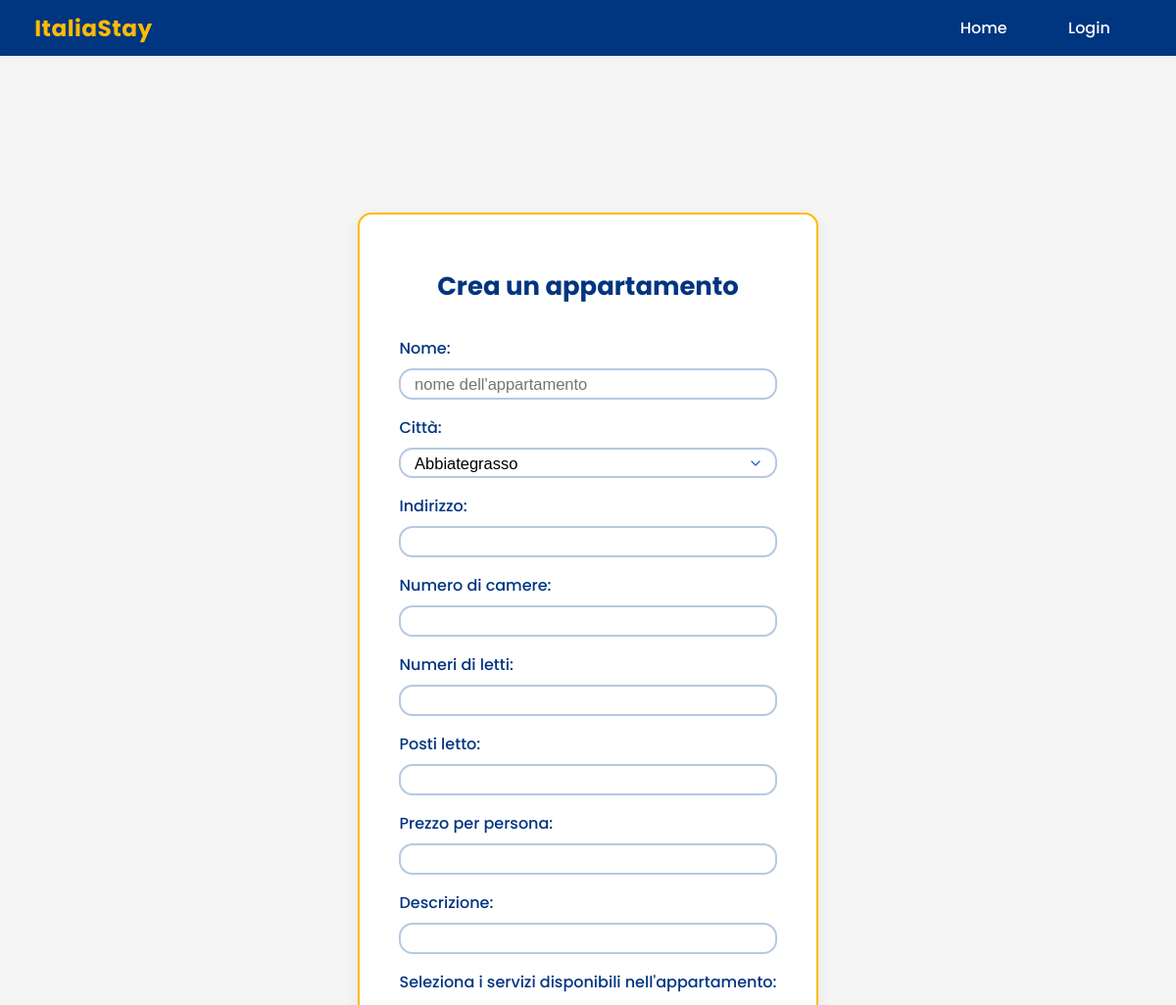
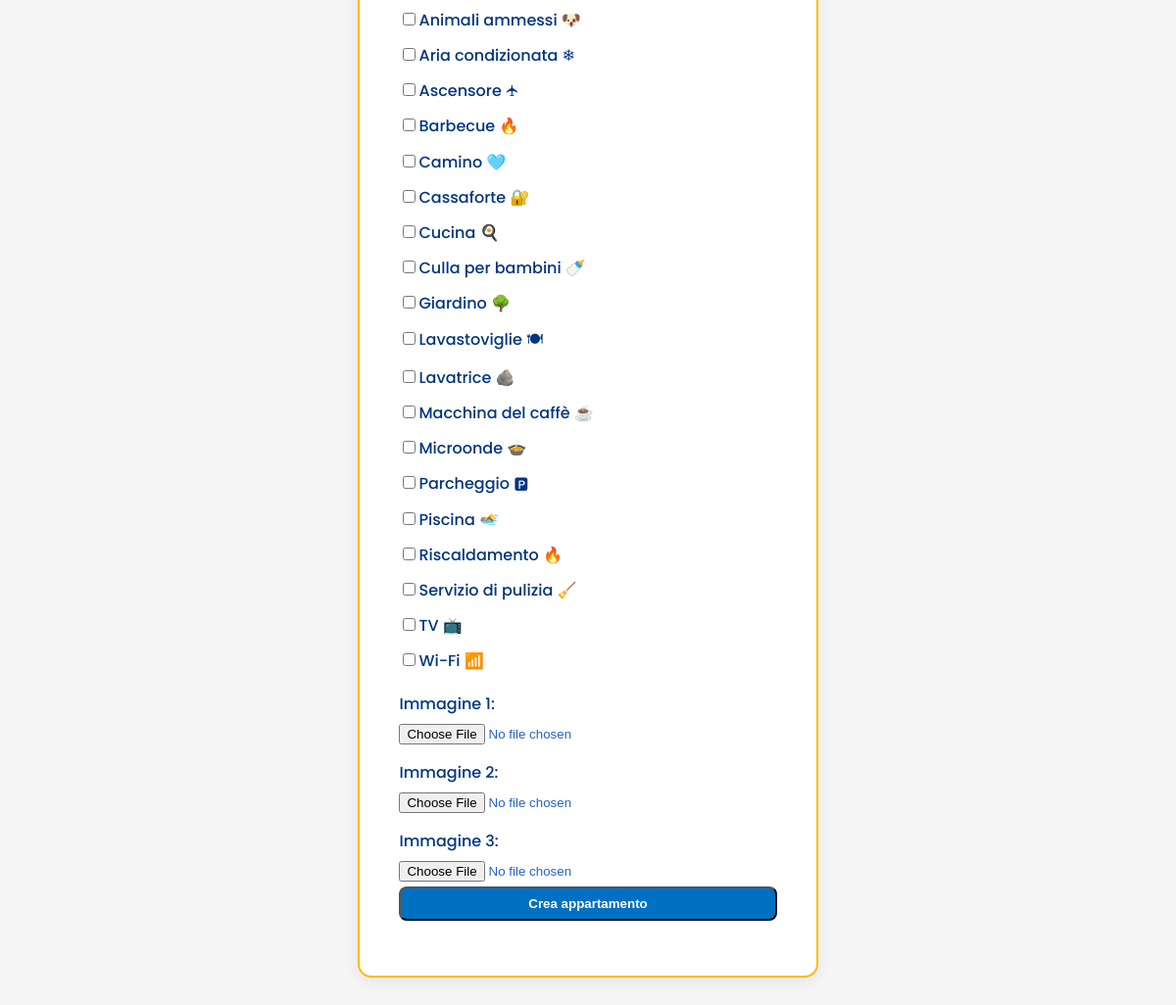
The page /addApartmentForm.php on the database its author committed (2 pictures, top to bottom).
### tables this page shows
CREATE TABLE `servizi` (
  `nome` varchar(50) NOT NULL,
  `simbolo` varchar(10) NOT NULL
);

### addApartmentForm.php (the view, shortened to what this page needs)
<!DOCTYPE html>
<html lang="it">
<head>
    <link rel="stylesheet" href="styles.css">
</head>
<body>
    <header>
        <nav>
            <div class="navbar-container">
                <a href="index.php" class="site-name">ItaliaStay</a>
                <ul>
                    <?php
                        if(isset($_SESSION["username"])){
                            echo "<li><a href='index.php'>Home</a></li>";
                            echo "<li><a href='account.php'>Profilo</a></li>";
                            echo "<li><a href='logout.php'>Logout</a></li>";
                        }
                        else{
                            echo "<li><a href='index.php'>Home</a></li>";
                            echo "<li><a href='login.php'>Login</a></li>";
                        }
                    ?>
                </ul>
            </div>
        </nav>
    </header>
    <div class="centered-form-container">
        <form action="addApartment.php" method="post" enctype="multipart/form-data" class="profile-card">
            <div class="profile-info">
                <h2>Crea un appartamento</h2>
                <label for="nome">Nome:</label>
                <input type="text" name="nome" id="nome" placeholder="nome dell'appartamento" required>
                    <label for="citta">Città:</label>
                    <select name="citta" id="citta" required>
                        <?php
                            $nomeDatabase = "my_enricoghezzo";
                            $nomeUtenteDB = "root";
                            $passwordDB = "";
                            $conn = new mysqli("localhost", $nomeUtenteDB, $passwordDB, $nomeDatabase);
                            $mysqli = $conn->prepare("SELECT nome FROM citta");
                            $mysqli->execute();
                            $result = $mysqli->get_result();
                            while($row = $result->fetch_assoc()){
                                echo "<option value='{$row["nome"]}'> {$row["nome"]} ";
                            }
                        ?>
                    </select>
                <label for="indirizzo">Indirizzo:</label>
                <input type="text" name="indirizzo" id="indirizzo" required>
                <label for="numero_camere">Numero di camere:</label>
                <input type="number" name="numero_camere" id="numero_camere" required>
                <label for="numero_letti">Numeri di letti:</label>
                <input type="number" name="numero_letti" id="numero_letti" required>
                <label for="posti_letto">Posti letto:</label>
                <input type="number" name="posti_letto" id="posti_letto" required>
                <label for="prezzo">Prezzo per persona:</label>
                <input type="number" name="prezzo" id="prezzo" required>
                <label for="descrizione">Descrizione:</label>
                <input type="text" name="descrizione" id="descrizione" required>
                <label for="servizi">Seleziona i servizi disponibili nell'appartamento:</label>
                <div class="services-container">
                    <?php
                        $mysqli = $conn->prepare("SELECT * FROM servizi");
                        $mysqli->execute();
                        $result = $mysqli->get_result();
                        while($row = $result->fetch_assoc()){
                            echo "<label class='service-item'>";
                            echo "<input type='checkbox' name='servizi[]' value='{$row["nome"]}' id='servizio_{$row["nome"]}'>";
                            echo "<span>{$row["nome"]} {$row["simbolo"]}</span>";
                            echo "</label>";
                        }
                    ?>
                </div>
                <label for="immagine1">Immagine 1:</label>
                <input type="file" name="immagine1" id="immagine1" required>
                <label for="immagine2">Immagine 2:</label>
                <input type="file" name="immagine2" id="immagine2">
                <label for="immagine3">Immagine 3:</label>
                <input type="file" name="immagine3" id="immagine3">
                <input type="submit" value="Crea appartamento" class="btn-primary">
            </div>
        </form>
    </div>
</body>
</html>

### styles.css (style rules this page uses)
body { font-family: 'Poppins', Arial, sans-serif; background: #f5f6fa; color: #222; margin: 0; padding: 0; min-height: 100vh; background-color: #f5f5f5; }
header { background: #003580; color: #fff; padding: 0; box-shadow: 0 2px 8px rgba(0,0,0,0.04); }
nav ul { display: flex; justify-content: flex-end; align-items: center; list-style: none; margin: 0; padding: 1rem 2rem; gap: 1.5rem; }
nav a { color: #fff; text-decoration: none; font-weight: 500; padding: 0.5rem 1.2rem; border-radius: 6px; transition: background 0.2s; }
form { background: #fff; border: 3px solid #febb02; border-radius: 12px; box-shadow: 0 4px 16px rgba(0,0,0,0.07); max-width: 900px; margin: -60px auto 2rem auto; padding: 1.5rem 2rem 1rem 2rem; display: flex; flex-wrap: wrap; align-items: center; gap: 1rem; position: relative; z-index: 10; }
form label { display: block; font-size: 1rem; color: #003580; font-weight: 500; margin-bottom: 0.2rem; margin-top: 0.7rem; }
form input[type="text"], form input[type="date"], form input[type="number"] { padding: 0.28rem 0.85rem; font-size: 1.03rem; border: 2px solid #b5c9e2; border-radius: 14px; background: #fff; transition: border-color 0.2s, box-shadow 0.2s; }
.navbar-container { display: flex; align-items: center; justify-content: space-between; max-width: 1200px; margin: 0 auto; padding: 0 1rem; }
.site-name { font-size: 1.45rem; font-weight: 700; color: #febb02; letter-spacing: 0.5px; margin-right: 2.5rem; font-family: 'Poppins', Arial, sans-serif; }
.centered-form-container { display: flex; justify-content: center; align-items: center; min-height: calc(100vh - 60px); margin-top: 20px; padding: 20px; padding-top: 100px; box-sizing: border-box; }
.profile-card { background: #fff; border-radius: 14px; box-shadow: 0 4px 16px rgba(0,0,0,0.07); border: 2px solid #febb02; max-width: 600px; margin: 2.5rem auto; padding: 2rem 2.5rem; }
.profile-card h2, .profile-card h3 { color: #003580; margin-bottom: 1rem; text-align: center; }
.profile-info { margin-bottom: 1.5rem; font-size: 1.08rem; color: #2563c7; display: flex; flex-direction: column; gap: 0.3rem; }
.btn-primary { display: inline-block; background: #0071c2; color: #fff; border-radius: 8px; padding: 0.5rem 1.3rem; text-decoration: none; font-weight: 600; text-align: center; transition: background 0.2s; }
.profile-card select { width: 100%; padding: 0.28rem 0.85rem; font-size: 1.03rem; border: 2px solid #b5c9e2; border-radius: 14px; background: #fff; transition: border-color 0.2s, box-shadow 0.2s; box-sizing: border-box; appearance: none; background-repeat: no-repeat; background-position: right 0.7rem center; background-size: 1em; padding-right: 2.5rem; cursor: pointer; }

### rows shown on the page
servizi: nome "Animali ammessi", simbolo "🐶"
servizi: nome "Aria condizionata", simbolo "❄"
servizi: nome "Ascensore", simbolo "🛧"
servizi: nome "Barbecue", simbolo "🔥"
servizi: nome "Camino", simbolo "🩵"
servizi: nome "Cassaforte", simbolo "🔐"
servizi: nome "Cucina", simbolo "🍳"
servizi: nome "Culla per bambini", simbolo "🍼"
servizi: nome "Giardino", simbolo "🌳"
servizi: nome "Lavastoviglie", simbolo "🍽"
servizi: nome "Lavatrice", simbolo "🪨"
servizi: nome "Macchina del caffè", simbolo "☕"
servizi: nome "Microonde", simbolo "🍲"
servizi: nome "Parcheggio", simbolo "🅿"
servizi: nome "Piscina", simbolo "🏊"
servizi: nome "Riscaldamento", simbolo "🔥"
servizi: nome "Servizio di pulizia", simbolo "🧹"
servizi: nome "TV", simbolo "📺"
servizi: nome "Wi-Fi", simbolo "📶"

### other values the page prints
form field citta "Abbiategrasso"
